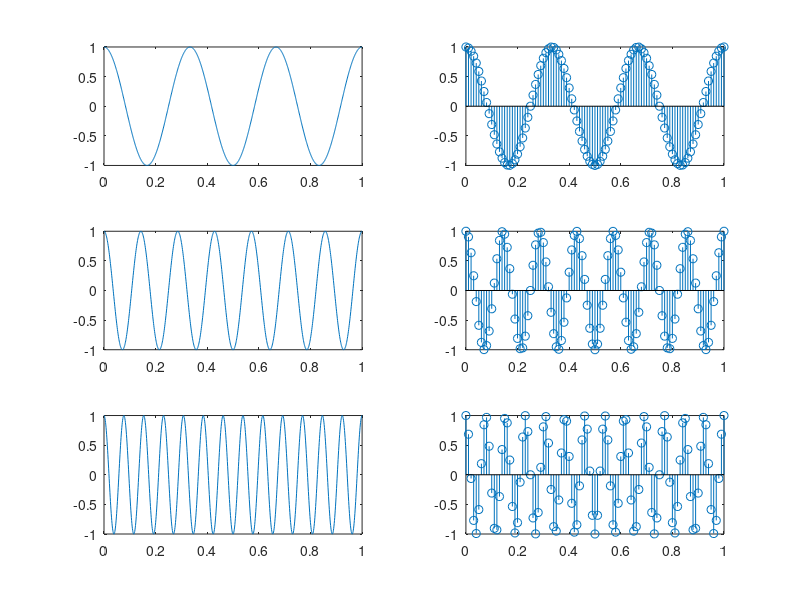

The MATLAB source for this figure:
clc
clear all
close all

tt=0:0.001:1;

Ts=0.01;
t=0:Ts:1;

f1=3;
f2=7;
f3=13;

s11=cos(2*pi*f1.*tt);
s1=cos(2*pi*f1.*t);

s22=cos(2*pi*f2.*tt);
s2=cos(2*pi*f2.*t);

s33=cos(2*pi*f3.*tt);
s3=cos(2*pi*f3.*t);

subplot(3,2,1),plot(tt, s11)
subplot(3,2,2),stem(t, s1)

subplot(3,2,3),plot(tt, s22)
subplot(3,2,4),stem(t, s2)

subplot(3,2,5),plot(tt, s33)
subplot(3,2,6),stem(t, s3)